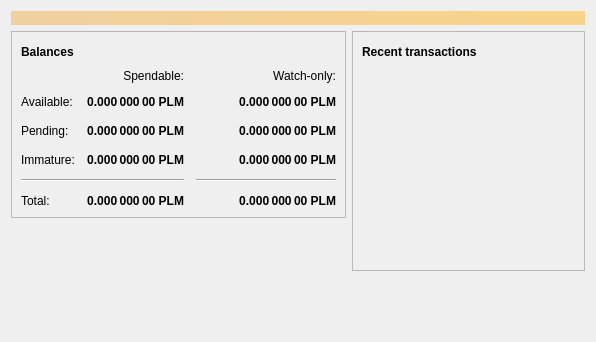
<?xml version="1.0" encoding="UTF-8"?>
<ui version="4.0">
 <class>OverviewPage</class>
 <widget class="QWidget" name="OverviewPage">
  <property name="geometry">
   <rect>
    <x>0</x>
    <y>0</y>
    <width>596</width>
    <height>342</height>
   </rect>
  </property>
  <property name="windowTitle">
   <string>Form</string>
  </property>
  <layout class="QVBoxLayout" name="topLayout">
   <item>
    <widget class="QLabel" name="labelAlerts">
     <property name="visible">
      <bool>false</bool>
     </property>
     <property name="styleSheet">
      <string notr="true">QLabel { background-color: qlineargradient(x1: 0, y1: 0, x2: 1, y2: 0, stop:0 #F0D0A0, stop:1 #F8D488); color:#000000; }</string>
     </property>
     <property name="wordWrap">
      <bool>true</bool>
     </property>
     <property name="margin">
      <number>3</number>
     </property>
     <property name="textInteractionFlags">
      <set>Qt::TextSelectableByMouse</set>
     </property>
    </widget>
   </item>
   <item>
    <layout class="QHBoxLayout" name="horizontalLayout" stretch="1,1">
     <item>
      <layout class="QVBoxLayout" name="verticalLayout_2">
       <item>
        <widget class="QFrame" name="frame">
         <property name="frameShape">
          <enum>QFrame::StyledPanel</enum>
         </property>
         <property name="frameShadow">
          <enum>QFrame::Raised</enum>
         </property>
         <layout class="QVBoxLayout" name="verticalLayout_4">
          <item>
           <layout class="QHBoxLayout" name="horizontalLayout_4">
            <item>
             <widget class="QLabel" name="label_5">
              <property name="font">
               <font>
                <weight>75</weight>
                <bold>true</bold>
               </font>
              </property>
              <property name="text">
               <string>Balances</string>
              </property>
             </widget>
            </item>
            <item>
             <widget class="QPushButton" name="labelWalletStatus">
              <property name="enabled">
               <bool>true</bool>
              </property>
              <property name="maximumSize">
               <size>
                <width>30</width>
                <height>16777215</height>
               </size>
              </property>
              <property name="toolTip">
               <string>The displayed information may be out of date. Your wallet automatically synchronizes with the blockle network after a connection is established, but this process has not completed yet.</string>
              </property>
              <property name="text">
               <string/>
              </property>
              <property name="icon">
               <iconset resource="../blockle.qrc">
                <normaloff>:/icons/warning</normaloff>
                <disabledoff>:/icons/warning</disabledoff>:/icons/warning</iconset>
              </property>
              <property name="iconSize">
               <size>
                <width>24</width>
                <height>24</height>
               </size>
              </property>
              <property name="flat">
               <bool>true</bool>
              </property>
             </widget>
            </item>
            <item>
             <spacer name="horizontalSpacer_3">
              <property name="orientation">
               <enum>Qt::Horizontal</enum>
              </property>
              <property name="sizeHint" stdset="0">
               <size>
                <width>40</width>
                <height>20</height>
               </size>
              </property>
             </spacer>
            </item>
           </layout>
          </item>
          <item>
           <layout class="QGridLayout" name="gridLayout">
            <property name="spacing">
             <number>12</number>
            </property>
            <item row="2" column="2">
             <widget class="QLabel" name="labelWatchPending">
              <property name="font">
               <font>
                <weight>75</weight>
                <bold>true</bold>
               </font>
              </property>
              <property name="cursor">
               <cursorShape>IBeamCursor</cursorShape>
              </property>
              <property name="toolTip">
               <string>Unconfirmed transactions to watch-only addresses</string>
              </property>
              <property name="text">
               <string notr="true">0.000 000 00 PLM</string>
              </property>
              <property name="alignment">
               <set>Qt::AlignRight|Qt::AlignTrailing|Qt::AlignVCenter</set>
              </property>
              <property name="textInteractionFlags">
               <set>Qt::LinksAccessibleByMouse|Qt::TextSelectableByKeyboard|Qt::TextSelectableByMouse</set>
              </property>
             </widget>
            </item>
            <item row="2" column="1">
             <widget class="QLabel" name="labelUnconfirmed">
              <property name="font">
               <font>
                <weight>75</weight>
                <bold>true</bold>
               </font>
              </property>
              <property name="cursor">
               <cursorShape>IBeamCursor</cursorShape>
              </property>
              <property name="toolTip">
               <string>Total of transactions that have yet to be confirmed, and do not yet count toward the spendable balance</string>
              </property>
              <property name="text">
               <string notr="true">0.000 000 00 PLM</string>
              </property>
              <property name="alignment">
               <set>Qt::AlignRight|Qt::AlignTrailing|Qt::AlignVCenter</set>
              </property>
              <property name="textInteractionFlags">
               <set>Qt::LinksAccessibleByMouse|Qt::TextSelectableByKeyboard|Qt::TextSelectableByMouse</set>
              </property>
             </widget>
            </item>
            <item row="3" column="2">
             <widget class="QLabel" name="labelWatchImmature">
              <property name="font">
               <font>
                <weight>75</weight>
                <bold>true</bold>
               </font>
              </property>
              <property name="cursor">
               <cursorShape>IBeamCursor</cursorShape>
              </property>
              <property name="toolTip">
               <string>Mined balance in watch-only addresses that has not yet matured</string>
              </property>
              <property name="text">
               <string notr="true">0.000 000 00 PLM</string>
              </property>
              <property name="alignment">
               <set>Qt::AlignRight|Qt::AlignTrailing|Qt::AlignVCenter</set>
              </property>
              <property name="textInteractionFlags">
               <set>Qt::LinksAccessibleByMouse|Qt::TextSelectableByKeyboard|Qt::TextSelectableByMouse</set>
              </property>
             </widget>
            </item>
            <item row="4" column="0" colspan="2">
             <widget class="Line" name="line">
              <property name="orientation">
               <enum>Qt::Horizontal</enum>
              </property>
             </widget>
            </item>
            <item row="4" column="2">
             <widget class="Line" name="lineWatchBalance">
              <property name="sizePolicy">
               <sizepolicy hsizetype="Preferred" vsizetype="Fixed">
                <horstretch>0</horstretch>
                <verstretch>0</verstretch>
               </sizepolicy>
              </property>
              <property name="minimumSize">
               <size>
                <width>140</width>
                <height>0</height>
               </size>
              </property>
              <property name="orientation">
               <enum>Qt::Horizontal</enum>
              </property>
             </widget>
            </item>
            <item row="5" column="0">
             <widget class="QLabel" name="labelTotalText">
              <property name="text">
               <string>Total:</string>
              </property>
             </widget>
            </item>
            <item row="3" column="1">
             <widget class="QLabel" name="labelImmature">
              <property name="font">
               <font>
                <weight>75</weight>
                <bold>true</bold>
               </font>
              </property>
              <property name="cursor">
               <cursorShape>IBeamCursor</cursorShape>
              </property>
              <property name="toolTip">
               <string>Mined balance that has not yet matured</string>
              </property>
              <property name="text">
               <string notr="true">0.000 000 00 PLM</string>
              </property>
              <property name="alignment">
               <set>Qt::AlignRight|Qt::AlignTrailing|Qt::AlignVCenter</set>
              </property>
              <property name="textInteractionFlags">
               <set>Qt::LinksAccessibleByMouse|Qt::TextSelectableByKeyboard|Qt::TextSelectableByMouse</set>
              </property>
             </widget>
            </item>
            <item row="2" column="3">
             <spacer name="horizontalSpacer_2">
              <property name="orientation">
               <enum>Qt::Horizontal</enum>
              </property>
              <property name="sizeHint" stdset="0">
               <size>
                <width>40</width>
                <height>20</height>
               </size>
              </property>
             </spacer>
            </item>
            <item row="3" column="0">
             <widget class="QLabel" name="labelImmatureText">
              <property name="text">
               <string>Immature:</string>
              </property>
             </widget>
            </item>
            <item row="5" column="1">
             <widget class="QLabel" name="labelTotal">
              <property name="font">
               <font>
                <weight>75</weight>
                <bold>true</bold>
               </font>
              </property>
              <property name="cursor">
               <cursorShape>IBeamCursor</cursorShape>
              </property>
              <property name="toolTip">
               <string>Your current total balance</string>
              </property>
              <property name="text">
               <string notr="true">0.000 000 00 PLM</string>
              </property>
              <property name="alignment">
               <set>Qt::AlignRight|Qt::AlignTrailing|Qt::AlignVCenter</set>
              </property>
              <property name="textInteractionFlags">
               <set>Qt::LinksAccessibleByMouse|Qt::TextSelectableByKeyboard|Qt::TextSelectableByMouse</set>
              </property>
             </widget>
            </item>
            <item row="5" column="2">
             <widget class="QLabel" name="labelWatchTotal">
              <property name="font">
               <font>
                <weight>75</weight>
                <bold>true</bold>
               </font>
              </property>
              <property name="cursor">
               <cursorShape>IBeamCursor</cursorShape>
              </property>
              <property name="toolTip">
               <string>Current total balance in watch-only addresses</string>
              </property>
              <property name="text">
               <string notr="true">0.000 000 00 PLM</string>
              </property>
              <property name="alignment">
               <set>Qt::AlignRight|Qt::AlignTrailing|Qt::AlignVCenter</set>
              </property>
              <property name="textInteractionFlags">
               <set>Qt::LinksAccessibleByMouse|Qt::TextSelectableByKeyboard|Qt::TextSelectableByMouse</set>
              </property>
             </widget>
            </item>
            <item row="0" column="2">
             <widget class="QLabel" name="labelWatchonly">
              <property name="text">
               <string>Watch-only:</string>
              </property>
              <property name="alignment">
               <set>Qt::AlignRight|Qt::AlignTrailing|Qt::AlignVCenter</set>
              </property>
             </widget>
            </item>
            <item row="1" column="0">
             <widget class="QLabel" name="labelBalanceText">
              <property name="text">
               <string>Available:</string>
              </property>
             </widget>
            </item>
            <item row="1" column="1">
             <widget class="QLabel" name="labelBalance">
              <property name="font">
               <font>
                <weight>75</weight>
                <bold>true</bold>
               </font>
              </property>
              <property name="cursor">
               <cursorShape>IBeamCursor</cursorShape>
              </property>
              <property name="toolTip">
               <string>Your current spendable balance</string>
              </property>
              <property name="text">
               <string notr="true">0.000 000 00 PLM</string>
              </property>
              <property name="alignment">
               <set>Qt::AlignRight|Qt::AlignTrailing|Qt::AlignVCenter</set>
              </property>
              <property name="textInteractionFlags">
               <set>Qt::LinksAccessibleByMouse|Qt::TextSelectableByKeyboard|Qt::TextSelectableByMouse</set>
              </property>
             </widget>
            </item>
            <item row="1" column="2">
             <widget class="QLabel" name="labelWatchAvailable">
              <property name="font">
               <font>
                <weight>75</weight>
                <bold>true</bold>
               </font>
              </property>
              <property name="cursor">
               <cursorShape>IBeamCursor</cursorShape>
              </property>
              <property name="toolTip">
               <string>Your current balance in watch-only addresses</string>
              </property>
              <property name="text">
               <string notr="true">0.000 000 00 PLM</string>
              </property>
              <property name="alignment">
               <set>Qt::AlignRight|Qt::AlignTrailing|Qt::AlignVCenter</set>
              </property>
              <property name="textInteractionFlags">
               <set>Qt::LinksAccessibleByMouse|Qt::TextSelectableByKeyboard|Qt::TextSelectableByMouse</set>
              </property>
             </widget>
            </item>
            <item row="2" column="0">
             <widget class="QLabel" name="labelPendingText">
              <property name="text">
               <string>Pending:</string>
              </property>
             </widget>
            </item>
            <item row="0" column="1">
             <widget class="QLabel" name="labelSpendable">
              <property name="text">
               <string>Spendable:</string>
              </property>
              <property name="alignment">
               <set>Qt::AlignRight|Qt::AlignTrailing|Qt::AlignVCenter</set>
              </property>
             </widget>
            </item>
           </layout>
          </item>
         </layout>
        </widget>
       </item>
       <item>
        <spacer name="verticalSpacer">
         <property name="orientation">
          <enum>Qt::Vertical</enum>
         </property>
         <property name="sizeHint" stdset="0">
          <size>
           <width>20</width>
           <height>40</height>
          </size>
         </property>
        </spacer>
       </item>
      </layout>
     </item>
     <item>
      <layout class="QVBoxLayout" name="verticalLayout_3">
       <item>
        <widget class="QFrame" name="frame_2">
         <property name="frameShape">
          <enum>QFrame::StyledPanel</enum>
         </property>
         <property name="frameShadow">
          <enum>QFrame::Raised</enum>
         </property>
         <layout class="QVBoxLayout" name="verticalLayout">
          <item>
           <layout class="QHBoxLayout" name="horizontalLayout_2">
            <item>
             <widget class="QLabel" name="label_4">
              <property name="font">
               <font>
                <weight>75</weight>
                <bold>true</bold>
               </font>
              </property>
              <property name="text">
               <string>Recent transactions</string>
              </property>
             </widget>
            </item>
            <item>
             <widget class="QPushButton" name="labelTransactionsStatus">
              <property name="enabled">
               <bool>true</bool>
              </property>
              <property name="maximumSize">
               <size>
                <width>30</width>
                <height>16777215</height>
               </size>
              </property>
              <property name="toolTip">
               <string>The displayed information may be out of date. Your wallet automatically synchronizes with the blockle network after a connection is established, but this process has not completed yet.</string>
              </property>
              <property name="text">
               <string/>
              </property>
              <property name="icon">
               <iconset resource="../blockle.qrc">
                <normaloff>:/icons/warning</normaloff>
                <disabledoff>:/icons/warning</disabledoff>:/icons/warning</iconset>
              </property>
              <property name="iconSize">
               <size>
                <width>24</width>
                <height>24</height>
               </size>
              </property>
              <property name="flat">
               <bool>true</bool>
              </property>
             </widget>
            </item>
            <item>
             <spacer name="horizontalSpacer">
              <property name="orientation">
               <enum>Qt::Horizontal</enum>
              </property>
              <property name="sizeHint" stdset="0">
               <size>
                <width>40</width>
                <height>20</height>
               </size>
              </property>
             </spacer>
            </item>
           </layout>
          </item>
          <item>
           <widget class="QListView" name="listTransactions">
            <property name="styleSheet">
             <string notr="true">QListView { background: transparent; }</string>
            </property>
            <property name="frameShape">
             <enum>QFrame::NoFrame</enum>
            </property>
            <property name="verticalScrollBarPolicy">
             <enum>Qt::ScrollBarAlwaysOff</enum>
            </property>
            <property name="horizontalScrollBarPolicy">
             <enum>Qt::ScrollBarAlwaysOff</enum>
            </property>
            <property name="selectionMode">
             <enum>QAbstractItemView::NoSelection</enum>
            </property>
           </widget>
          </item>
         </layout>
        </widget>
       </item>
       <item>
        <spacer name="verticalSpacer_2">
         <property name="orientation">
          <enum>Qt::Vertical</enum>
         </property>
         <property name="sizeHint" stdset="0">
          <size>
           <width>20</width>
           <height>40</height>
          </size>
         </property>
        </spacer>
       </item>
      </layout>
     </item>
    </layout>
   </item>
  </layout>
 </widget>
 <resources/>
 <connections/>
</ui>
